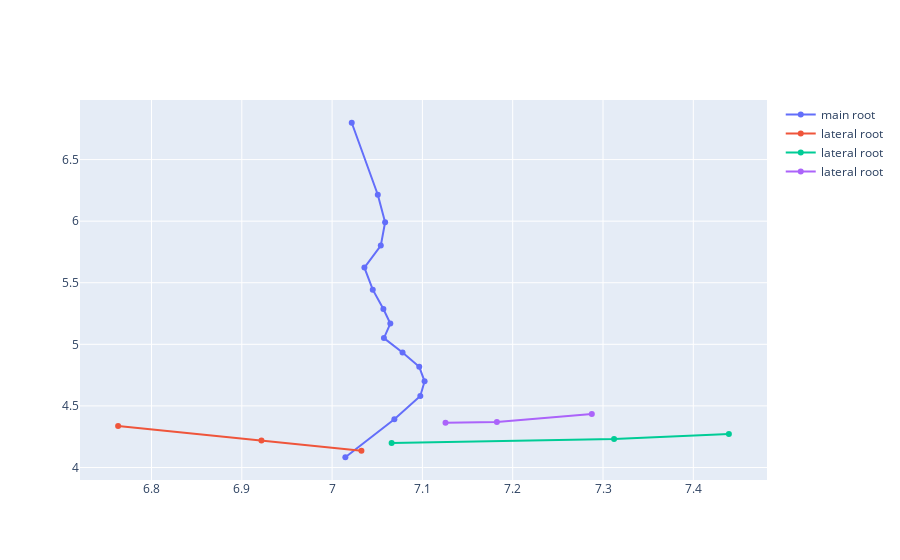
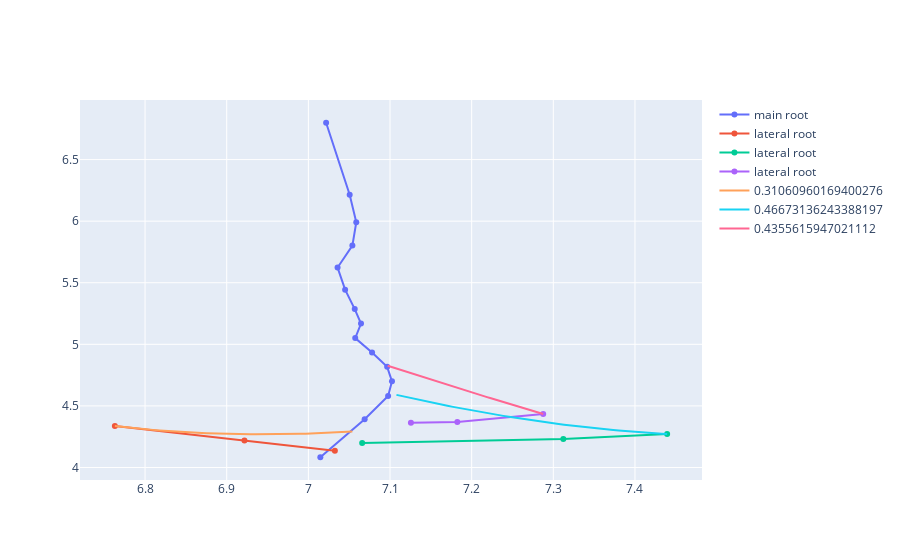
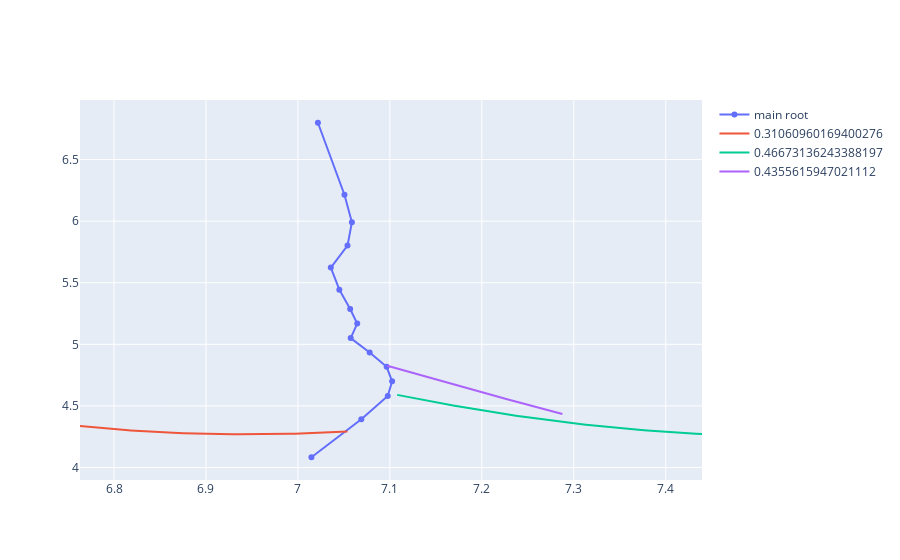

Notebook source saved alongside these figures, in order:
### Code cell
array = parseData('084_4_C_day1.csv')
fig = plotData(array)
fig.show()
fig2 = go.Figure()
G = 2
al = 1
lateralRoots = array[1]
MainRootPoints = array[0]
mainRootBase = MainRootPoints[0]
trace= plotPoints(MainRootPoints, "main root")
fig2.add_trace(trace)
pqs =[]
Info = [["pq", "length", "txy"]]
for root in latteralRoots:
    pqs.append(root[-1])
for pq in pqs:
    DAC = findMostOptimal(MainRootPoints, G,al,pq) #returns length, txy, dplot, raplot
    array =[pq, DAC[0], DAC[1]]
    Info.append(array)
    fig.add_trace(DAC[3])
    fig2.add_trace(DAC[3])
fig.show()
fig2.show()
print(Info)
